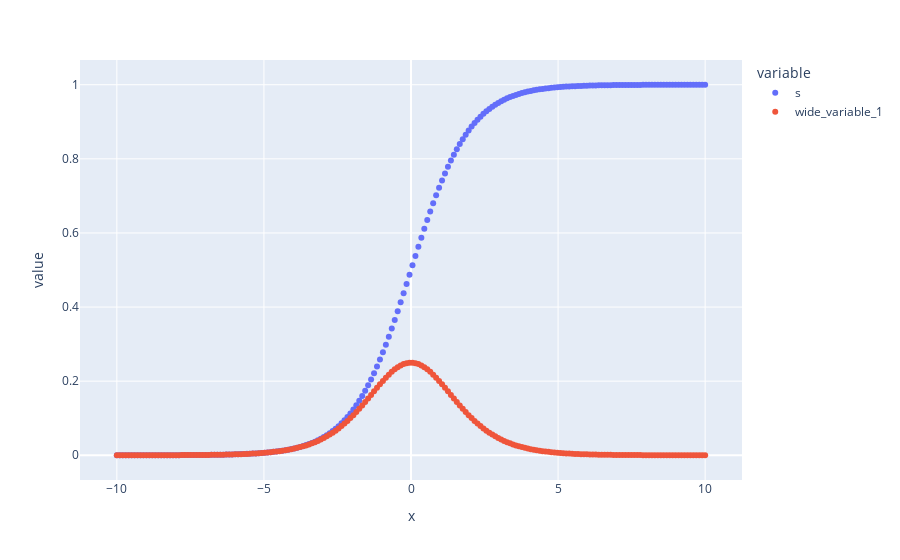

Write notebook code for a chart like this one.
### Markdown cell above
**4. Sigmoid Function with Derivative of the Sigmoid Function**

### Code cell
x = np.linspace(-10,10,200)
s = 1 / (1 + np.exp(-x))
d = s * (1-s)
dframe=pd.DataFrame(dict(x=x, s=s, d=d))
fig = dframe.plot.scatter(x='x', y=['s', d])
fig.show()

### Figure 1 — Plotly figure (JSON) as saved in the notebook; plotly's stock layout.template omitted (floating-point values rounded to 4 significant figures; data arrays with more than 128 entries replaced by an {"elided": "..."} marker saying what was removed)
{"data": [{"hovertemplate": "variable=s<br>x=%{x}<br>value=%{y}<extra></extra>", "legendgroup": "s", "marker": {"color": "#636efa", "symbol": "circle"}, "mode": "markers", "name": "s", "orientation": "v", "showlegend": true, "type": "scatter", "x": {"elided": "200 float values"}, "xaxis": "x", "y": {"elided": "200 float values"}, "yaxis": "y"}, {"hovertemplate": "variable=wide_variable_1<br>x=%{x}<br>value=%{y}<extra></extra>", "legendgroup": "wide_variable_1", "marker": {"color": "#EF553B", "symbol": "circle"}, "mode": "markers", "name": "wide_variable_1", "orientation": "v", "showlegend": true, "type": "scatter", "x": {"elided": "200 float values"}, "xaxis": "x", "y": {"elided": "200 float values"}, "yaxis": "y"}], "layout": {"legend": {"title": {"text": "variable"}, "tracegroupgap": 0}, "margin": {"t": 60}, "xaxis": {"anchor": "y", "domain": [0, 1], "title": {"text": "x"}}, "yaxis": {"anchor": "x", "domain": [0, 1], "title": {"text": "value"}}}}
